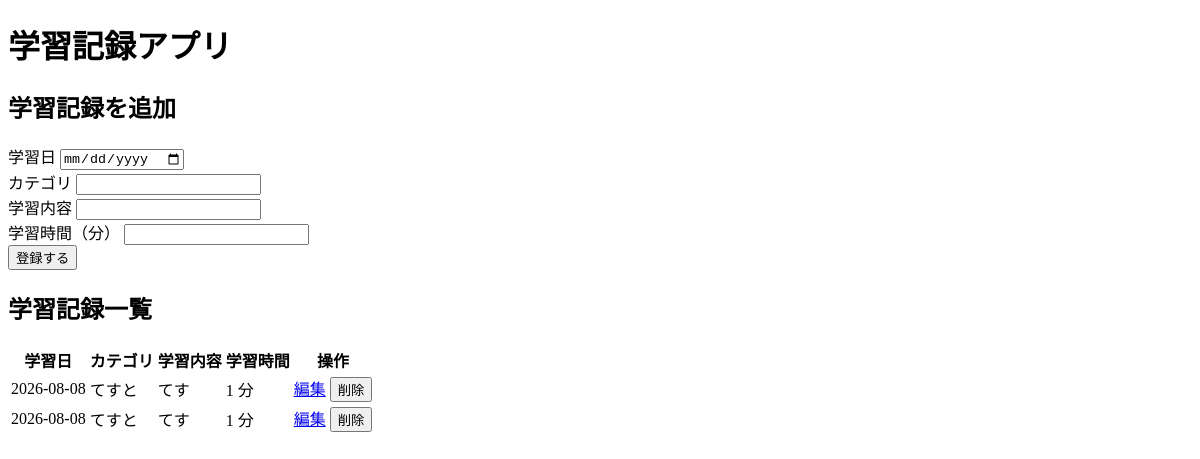
Before: / with the older database file.
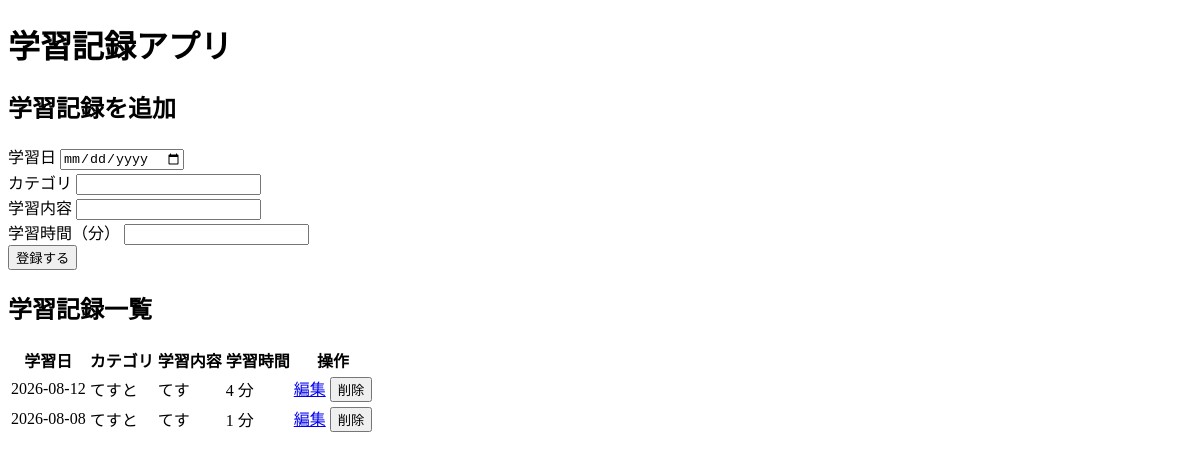
After: the same page with the newer database file.
### tables this page shows
CREATE TABLE study_records (
            id INTEGER PRIMARY KEY AUTOINCREMENT,
            study_date TEXT NOT NULL,
            category TEXT NOT NULL,
            content TEXT NOT NULL,
            study_time INTEGER NOT NULL
        );

### src/main.py (the view)
@app.get("/")
def home(request: Request):
    connection = sqlite3.connect("study_records.db")
    connection.row_factory = sqlite3.Row
    records = connection.execute(
        "SELECT * FROM study_records ORDER BY id DESC"
    ).fetchall()
    connection.close()
    return templates.TemplateResponse(
        request=request,
        name="index.html",
        context={"records": records}
    )

### src/templates/index.html (shortened to what this page needs)
<!DOCTYPE html>
<html lang="ja">
<head>
</head>
<body>
    <h1>学習記録アプリ</h1>
    <h2>学習記録を追加</h2>
    <form action="/records" method="post">
        <div>
            <label for="study-date">学習日</label>
            <input type="date" id="study-date" name="study_date">
        </div>
        <div>
            <label for="category">カテゴリ</label>
            <input type="text" id="category" name="category">
        </div>
        <div>
            <label for="content">学習内容</label>
            <input type="text" id="content" name="content">
        </div>
        <div>
            <label for="study-time">学習時間（分）</label>
            <input
    type="number"
    id="study-time"
    name="study_time"
    min="1"
>
        </div>
        <button type="submit">登録する</button>
    </form>
    <h2>学習記録一覧</h2>
    <table>
        <thead>
            <tr>
                <th>学習日</th>
                <th>カテゴリ</th>
                <th>学習内容</th>
                <th>学習時間</th>
                <th>操作</th>
            </tr>
        </thead>
        <tbody>
            {% for record in records %}
            <tr>
                <td>{{ record["study_date"] }}</td>
                <td>{{ record["category"] }}</td>
                <td>{{ record["content"] }}</td>
                <td>{{ record["study_time"] }} 分</td>
                <td>
                    <a href="/records/{{ record['id'] }}/edit">編集</a>
                    <form
                        action="/records/{{ record['id'] }}/delete"
                        method="post"
                        style="display:inline;"
                    >
                        <button type="submit">削除</button>
                    </form>
                </td>
            </tr>
            {% endfor %}
        </tbody>
    </table>
</body>
</html>

Changed rows visible on the page:
removed study_records: study_date "2026-08-08", category "てすと", content "てす", study_time "1"
added study_records: study_date "2026-08-12", category "てすと", content "てす", study_time "4"
